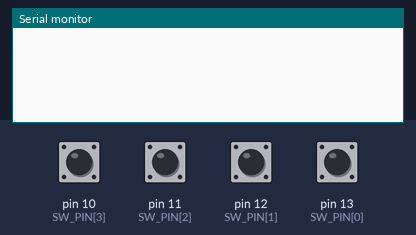
A sketch run on a simulated Arduino Uno, built with avr-gcc and run on an emulated ATmega328P. Shown: the last lines printed to the serial monitor. Inputs (shaded band) come from the test bench; at power-on: pin 10 (SW_PIN[3]), pin 11 (SW_PIN[2]), pin 12 (SW_PIN[1]), pin 13 (SW_PIN[0]) LOW.

Above: at 1.2 s.
1.3 s: pin 10 (SW_PIN[3]) pulled HIGH for 0.15 s
At 2.2 s:
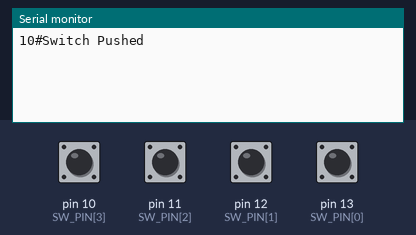
2.9 s: pin 11 (SW_PIN[2]) pulled HIGH for 0.15 s
At 3.4 s:
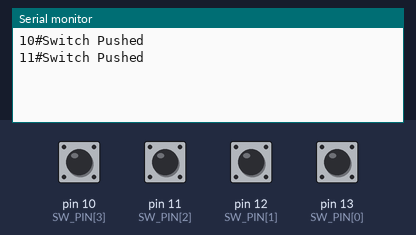
4.5 s: pin 12 (SW_PIN[1]) pulled HIGH for 0.15 s
At 5.7 s:
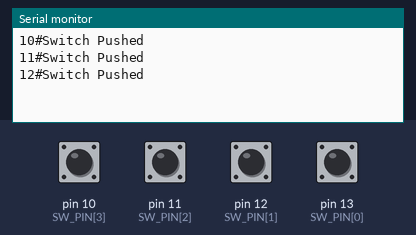
6.1 s: pin 13 (SW_PIN[0]) pulled HIGH for 0.15 s
At 7.1 s:
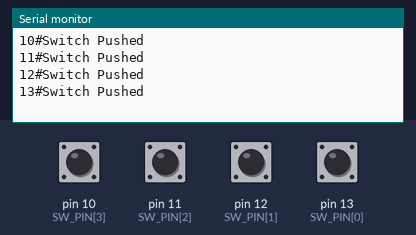
Timing chart, 0 to 8.7 s (numbered marks = the images above; inputs shaded):
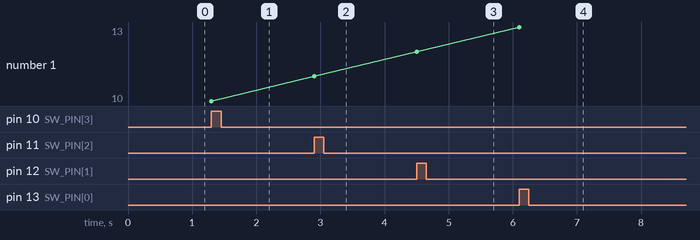

Measured:
- after the input at 1.3 s, the serial monitor: prints a new line at once (image 1)
- after the input at 2.9 s, the serial monitor: prints a new line at once (image 2)
- after the input at 4.5 s, the serial monitor: prints a new line at once (image 3)
- after the input at 6.1 s, the serial monitor: prints a new line at once (image 4)
- plotted number 1: 10 → 11 after the input at 2.9 s, 11 → 12 after the input at 4.5 s, 12 → 13 after the input at 6.1 s

The sketch:

05_SW_Serial.ino
```cpp
int SW_PIN[4] = {13,12,11,10};

void setup() {
    // put your setup code here, to run once:
    Serial.begin(115200);   // 시리얼 통신을 사용하도록하는 함수

    for(int i=0; i<4; i++){
        pinMode(SW_PIN[i], INPUT);
    }
}

void loop() {
    // put your main code here, to run repeatedly:
    for(int i=0; i<4; i++){
        if(digitalRead(SW_PIN[i])){
            // 입력이 1일때
            Serial.print(SW_PIN[i]);
            Serial.print("#");
            Serial.println("Switch Pushed");
            delay(500);
        }
    }
}
```
